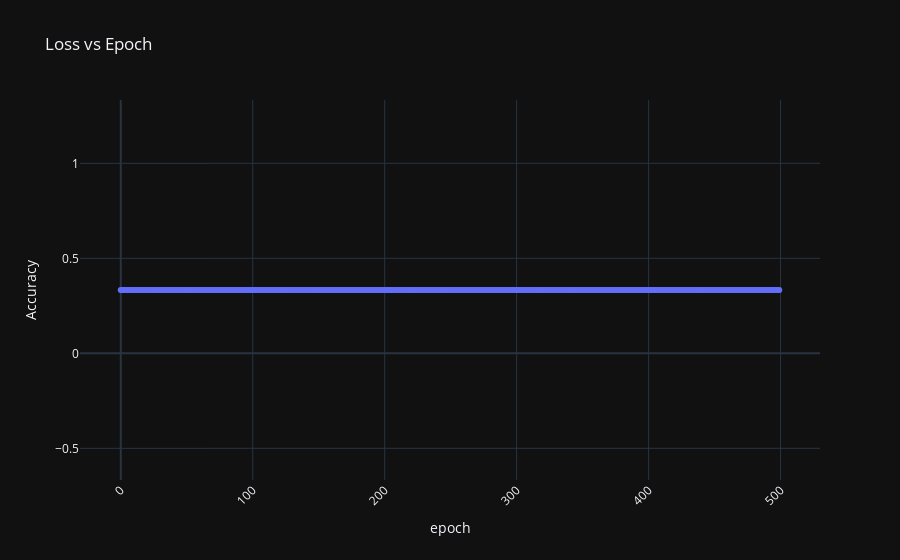

Notebook code for this chart:
### Code cell
fig = px.line(
    ep_cost, 
    y="accuracy", 
    x="epoch", 
    labels={
        "accuracy": "Accuracy"
    },
    height=600,
    markers=True,
    title="Loss vs Epoch", 
)
fig.layout.template = "plotly_dark"
fig.update_xaxes(
    tickangle = -45,
)
fig.show()

### Figure 1 — Plotly figure (JSON) as saved in the notebook; plotly's stock layout.template omitted (floating-point values rounded to 4 significant figures; data arrays with more than 128 entries replaced by an {"elided": "..."} marker saying what was removed)
{"data": [{"hovertemplate": "epoch=%{x}<br>Accuracy=%{y}<extra></extra>", "legendgroup": "", "line": {"color": "#636efa", "dash": "solid"}, "marker": {"symbol": "circle"}, "mode": "lines+markers", "name": "", "orientation": "v", "showlegend": false, "type": "scatter", "x": {"elided": "500 int values"}, "xaxis": "x", "y": {"elided": "500 float values"}, "yaxis": "y"}], "layout": {"autosize": true, "legend": {"tracegroupgap": 0}, "title": {"text": "Loss vs Epoch"}, "xaxis": {"anchor": "y", "autorange": true, "domain": [0, 1], "range": [-29.33, 528.3], "tickangle": -45, "title": {"text": "epoch"}, "type": "linear"}, "yaxis": {"anchor": "x", "autorange": true, "domain": [0, 1], "range": [-0.6667, 1.333], "title": {"text": "Accuracy"}, "type": "linear"}}}
